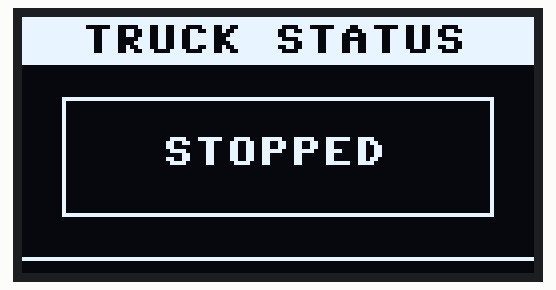
A program run on a simulated MicroPython board. On the bench: 128×64 one-colour display. At 0.1 s the program stops and its outputs stay as they are.

Above: at 0.1 s.

The program:

oled_level_2_geometry_02.py
```python
from machine import Pin, I2C
from ssd1306 import SSD1306_I2C

# --- Lesson 02: Geometric Shapes ---
# This script demonstrates how to build a basic User Interface (UI)
# using lines and rectangles.

i2c = I2C(0, sda=Pin(16), scl=Pin(17))
oled = SSD1306_I2C(128, 64, i2c)

# Clear screen
oled.fill(0)

# 1. THE HEADER BAR
# Parameters: (x, y, width, height, color)
oled.fill_rect(0, 0, 128, 12, 1)      # Draw a solid white bar
oled.text("TRUCK STATUS", 15, 2, 0)   # Draw black text on top (color=0)

# 2. THE STATUS BOX
# Parameters: (x, y, width, height, color)
oled.rect(10, 20, 108, 30, 1)         # Draw an empty outline
oled.text("STOPPED", 35, 30, 1)       # White text inside

# 3. DECORATIVE LINE
# Parameters: (x1, y1, x2, y2, color)
oled.line(0, 60, 127, 60, 1)          # Bottom underline

oled.show()
```
